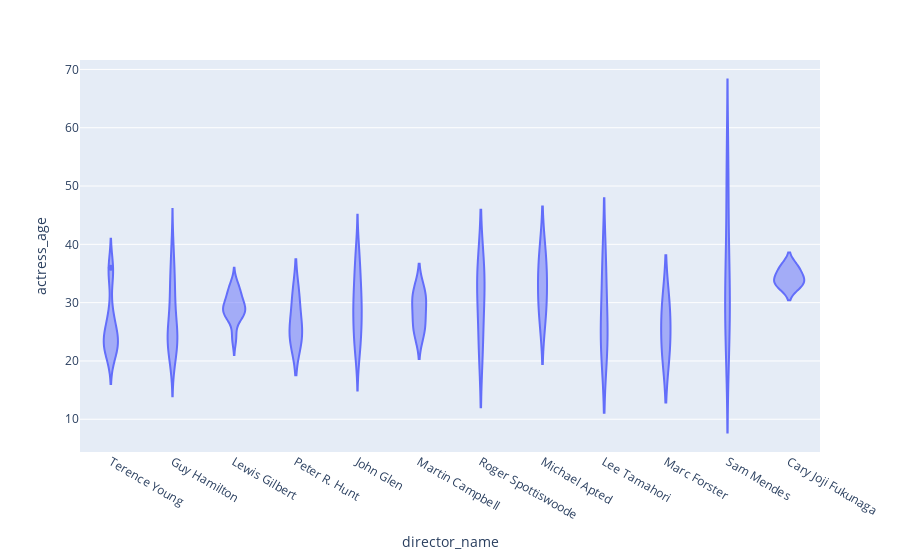

The notebook cell saved with this chart:
### Markdown cell above
# Violin Plots

### Code cell
fig=px.violin(data,x='director_name',y='actress_age')
fig.show()

### Figure 1 — Plotly figure (JSON) as saved in the notebook; plotly's stock layout.template omitted (floating-point values rounded to 4 significant figures)
{"data": [{"alignmentgroup": "True", "box": {"visible": false}, "hovertemplate": "director_name=%{x}<br>actress_age=%{y}<extra></extra>", "legendgroup": "", "marker": {"color": "#636efa"}, "name": "", "offsetgroup": "", "orientation": "v", "scalegroup": "True", "showlegend": false, "type": "violin", "x": ["Terence Young", "Terence Young", "Terence Young", "Terence Young", "Terence Young", "Terence Young", "Guy Hamilton", "Guy Hamilton", "Guy Hamilton", "Guy Hamilton", "Guy Hamilton", "Terence Young", "Terence Young", "Terence Young", "Terence Young", "Lewis Gilbert", "Lewis Gilbert", "Lewis Gilbert", "Lewis Gilbert", "Peter R. Hunt", "Peter R. Hunt", "Peter R. Hunt", "Guy Hamilton", "Guy Hamilton", "Guy Hamilton", "Guy Hamilton", "Guy Hamilton", "Guy Hamilton", "Guy Hamilton", "Guy Hamilton", "John Glen", "Guy Hamilton", "Lewis Gilbert", "Lewis Gilbert", "Lewis Gilbert", "Lewis Gilbert", "Lewis Gilbert", "Lewis Gilbert", "John Glen", "John Glen", "John Glen", "John Glen", "John Glen", "John Glen", "John Glen", "John Glen", "John Glen", "John Glen", "Martin Campbell", "Martin Campbell", "Martin Campbell", "Roger Spottiswoode", "Roger Spottiswoode", "Roger Spottiswoode", "Michael Apted", "Michael Apted", "Michael Apted", "Lee Tamahori", "Lee Tamahori", "Lee Tamahori", "Martin Campbell", "Martin Campbell", "Marc Forster", "Marc Forster", "Sam Mendes", "Sam Mendes", "Sam Mendes", "Sam Mendes", "Cary Joji Fukunaga", "Cary Joji Fukunaga", "Cary Joji Fukunaga"], "x0": " ", "xaxis": "x", "y": [26, 36, 35, 21, 24, 23, 39, 27, 23, 33, 21, 24, 28, 23, 22, 24, 28, 31, 29, 31, 24, 25, 31, 25, 24, 36, 22, 24, 24, 32, 38, 24, 30, 28, 33, 32, 29, 28, 24, 23, 33, 33, 30, 37, 29, 27, 28, 22, 25, 31, 32, 35, 33, 23, 28, 33, 38, 36, 23, 25, 26, 29, 29, 22, 33, 25, 51, 30, 36, 34, 33], "y0": " ", "yaxis": "y"}], "layout": {"legend": {"tracegroupgap": 0}, "margin": {"t": 60}, "violinmode": "group", "xaxis": {"anchor": "y", "domain": [0, 1], "title": {"text": "director_name"}}, "yaxis": {"anchor": "x", "domain": [0, 1], "title": {"text": "actress_age"}}}}
